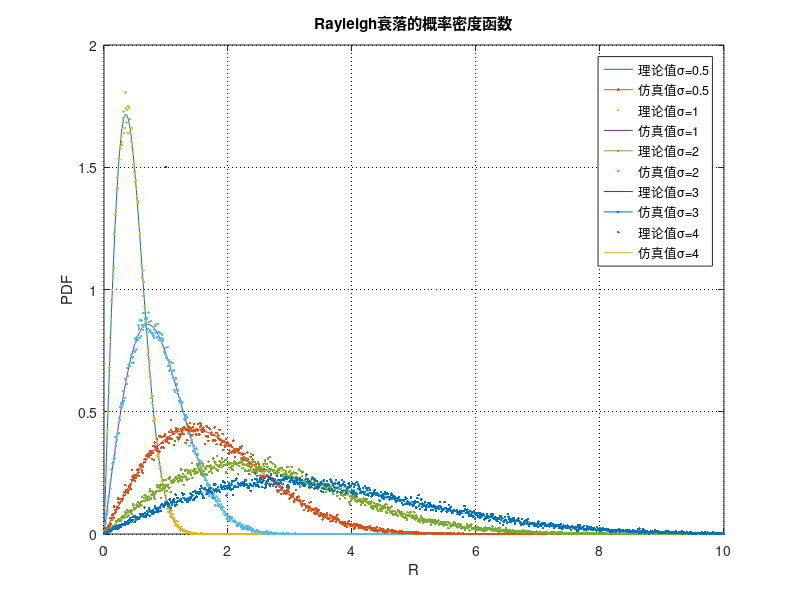

The MATLAB source for this figure:
%-----------------------Rayleigh信道衰落系数的计算-------------------------%
clc
clear
close all

sigma_ = [0.5 1 2 3 4];
figure(1);
for i = 1:length(sigma_)
    sigma = sigma_(i);
    %-----理论图形-----%
    V = 0:0.01:10;
    pdf_rayleigh = (2*V/sigma^2).*exp(-V.^2/sigma^2);
    plot(V, pdf_rayleigh,'-',LineWidth=1.5);
    hold on;
    %-----仿真图形-----%
    N = 10^5;                                         %测试样本点数
    x = sqrt(sigma^2/2)*randn(2,N)+0;                 %产生均值为0,方差为sigma^2/2的高斯随机变量
    xx = x(1,:) + sqrt(-1)*x(2,:);
    R = abs(xx);                                      %信号包络(理论上服从瑞利分布)

    k = 0:0.01:10;                                    %统计区间
    dk = 0.01;                                        %组距
    p = [];
    for i = 1:(length(k)-1)
        num = length(find(R >= k(i) & R < k(i+1)));   %找到R里面介于k(i)和k(i+1)的元素的个数
        p = [p num/length(R)];                        %得到R中的值介于k(i)和k(i+1)的概率
    end
    pdf = p/dk;                                       %概率除以组距即可得到概率密度
    k_new = 0.005:0.01:(10-0.005);                    %取一组的中值表征这个区间
    plot(k_new, pdf,'.');
    grid on;
    set(gca,'GridLineStyle',':','GridColor','k','GridAlpha',1);
    xlabel('R');
    ylabel('PDF');
    title('Rayleigh衰落的概率密度函数');
    legend('理论值\sigma=0.5','仿真值\sigma=0.5','理论值\sigma=1','仿真值\sigma=1',...
        '理论值\sigma=2','仿真值\sigma=2','理论值\sigma=3','仿真值\sigma=3',...
        '理论值\sigma=4','仿真值\sigma=4');
end

save data.mat
print('-f1','-dpng','savepic1.png'); 
